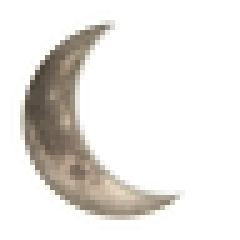
#> input picture build/includes.chroot/usr/share/pixmaps/customos/crescent-moon.png, 48 x 48 px, found by its file name (shown 5 times larger)
$ python gen-frames.py
#> lines starting #> are read from the running program, lines starting #| are printed output that depends on the picture
#!/usr/bin/env python3
"""Render 24 frames of the crescent doing a slow 3D flip (rotate around vertical axis)."""
import math, os, sys
from PIL import Image, ImageEnhance

SRC = sys.argv[1] if len(sys.argv) > 1 else "theme/crescent-moon.png"
OUT = sys.argv[2] if len(sys.argv) > 2 else "build/plymouth/frames"
os.makedirs(OUT, exist_ok=True)
moon = Image.open(SRC).convert("RGBA")
#> moon is the input picture: PIL image 48x48 RGBA; mean R, G, B, A 41.8, 38.3, 32.3, 47.5
# normalize to square canvas
side = max(moon.size)
#> side = 48
sq = Image.new("RGBA", (side, side), (0, 0, 0, 0))
#> sq: PIL image 48x48 RGBA; every value is 0
sq.paste(moon, ((side - moon.width) // 2, (side - moon.height) // 2), moon)
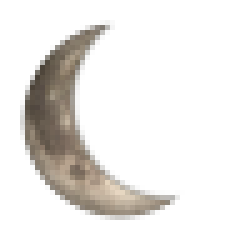
#> sq: PIL image 48x48 RGBA (shown 5 times larger); mean R, G, B, A 26.1, 23.5, 20.2, 43.9; transparent parts drawn white
sq = sq.resize((280, 280), Image.LANCZOS)
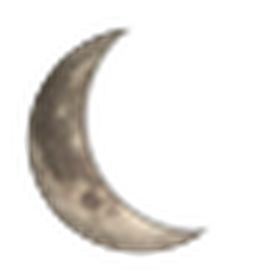
#> sq: PIL image 280x280 RGBA; mean R, G, B, A 30.2, 27.2, 23.5, 43.9; transparent parts drawn white

N = 24
for i in range(N):
    theta = 2 * math.pi * i / N
    sx = abs(math.cos(theta))            # horizontal squeeze = flip around vertical axis
    sx = max(sx, 0.12)                   # never fully vanish edge-on
    w = max(1, int(280 * sx))
    frame = sq.resize((w, 280), Image.LANCZOS)
    # fake lighting: dim when edge-on, full when facing
    bright = 0.55 + 0.45 * abs(math.cos(theta))
    alpha = frame.getchannel("A").point(lambda a: int(a * min(1.0, bright + 0.25)))
    frame.putalpha(alpha)
    canvas = Image.new("RGBA", (280, 280), (0, 0, 0, 0))
    canvas.paste(frame, ((280 - w) // 2, 0), frame)
    canvas.save(os.path.join(OUT, "flip-%02d.png" % i))
#> this loop made 24 passes
#> pass 1, `alpha = frame.getchannel("A").point(lambda a: int(a * min(1.0, bright ..`:
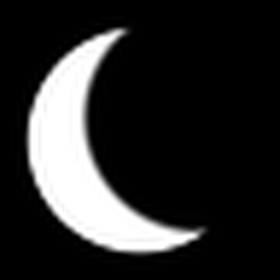
#> alpha: PIL image 280x280 L; min 0, max 255, mean 43.9
#> pass 1, `canvas.save(os.path.join(OUT, "flip-%02d.png" % i))`:
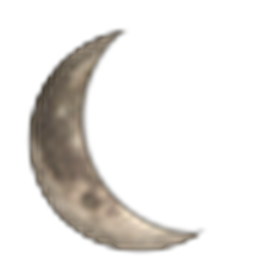
#> saved as flip-00.png: PIL image 280x280 RGBA; mean R, G, B, A 23.3, 21, 18.3, 40.5; transparent parts drawn white
#> after the loop:
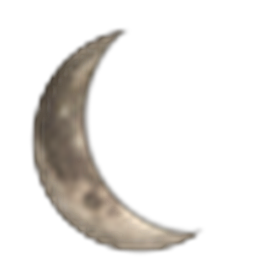
#> canvas: PIL image 280x280 RGBA; mean R, G, B, A 22.4, 20.2, 17.6, 39.1; transparent parts drawn white
print("frames written to", OUT)
#| frames written to build/plymouth/frames
